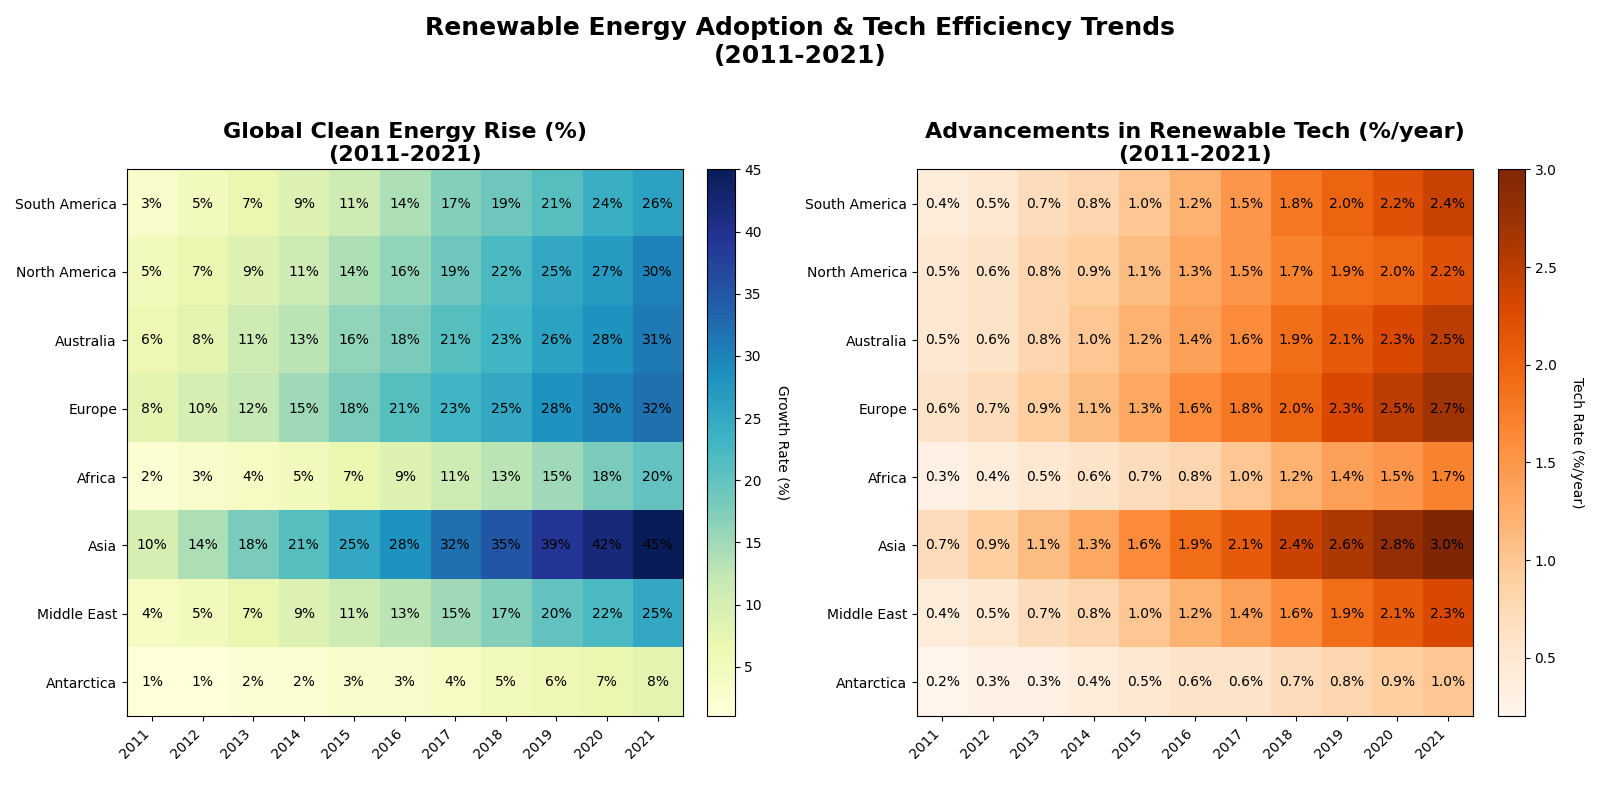

The Python source for this figure:
import numpy as np
import matplotlib.pyplot as plt

# Define years and regions
years = np.arange(2011, 2022)
regions = ["South America", "North America", "Australia", "Europe", "Africa", "Asia", "Middle East", "Antarctica"]

# Adoption rates (%) data
adoption_rates = np.array([
    [3, 5, 7, 9, 11, 14, 17, 19, 21, 24, 26],    # South America
    [5, 7, 9, 11, 14, 16, 19, 22, 25, 27, 30],    # North America
    [6, 8, 11, 13, 16, 18, 21, 23, 26, 28, 31],   # Australia
    [8, 10, 12, 15, 18, 21, 23, 25, 28, 30, 32],  # Europe
    [2, 3, 4, 5, 7, 9, 11, 13, 15, 18, 20],       # Africa
    [10, 14, 18, 21, 25, 28, 32, 35, 39, 42, 45], # Asia
    [4, 5, 7, 9, 11, 13, 15, 17, 20, 22, 25],     # Middle East
    [1, 1, 2, 2, 3, 3, 4, 5, 6, 7, 8]             # Antarctica
])

# Efficiency improvement data (%/year)
efficiency_improvement = np.array([
    [0.4, 0.5, 0.7, 0.8, 1.0, 1.2, 1.5, 1.8, 2.0, 2.2, 2.4],   # South America
    [0.5, 0.6, 0.8, 0.9, 1.1, 1.3, 1.5, 1.7, 1.9, 2.0, 2.2],   # North America
    [0.5, 0.6, 0.8, 1.0, 1.2, 1.4, 1.6, 1.9, 2.1, 2.3, 2.5],   # Australia
    [0.6, 0.7, 0.9, 1.1, 1.3, 1.6, 1.8, 2.0, 2.3, 2.5, 2.7],   # Europe
    [0.3, 0.4, 0.5, 0.6, 0.7, 0.8, 1.0, 1.2, 1.4, 1.5, 1.7],   # Africa
    [0.7, 0.9, 1.1, 1.3, 1.6, 1.9, 2.1, 2.4, 2.6, 2.8, 3.0],   # Asia
    [0.4, 0.5, 0.7, 0.8, 1.0, 1.2, 1.4, 1.6, 1.9, 2.1, 2.3],   # Middle East
    [0.2, 0.3, 0.3, 0.4, 0.5, 0.6, 0.6, 0.7, 0.8, 0.9, 1.0]    # Antarctica
])

fig, axs = plt.subplots(nrows=1, ncols=2, figsize=(16, 8))

# Heatmap for Adoption Rates
im1 = axs[0].imshow(adoption_rates, cmap='YlGnBu', aspect='auto')
axs[0].set_title('Global Clean Energy Rise (%)\n(2011-2021)', fontsize=16, weight='bold')
axs[0].set_xticks(np.arange(len(years)))
axs[0].set_yticks(np.arange(len(regions)))
axs[0].set_xticklabels(years, rotation=45, ha='right')
axs[0].set_yticklabels(regions)
for i in range(len(regions)):
    for j in range(len(years)):
        axs[0].text(j, i, f'{adoption_rates[i, j]}%', ha='center', va='center', color='black')
cbar1 = plt.colorbar(im1, ax=axs[0], fraction=0.046, pad=0.04)
cbar1.set_label('Growth Rate (%)', rotation=270, labelpad=20)

# Heatmap for Efficiency Improvement
im2 = axs[1].imshow(efficiency_improvement, cmap='Oranges', aspect='auto')
axs[1].set_title('Advancements in Renewable Tech (%/year)\n(2011-2021)', fontsize=16, weight='bold')
axs[1].set_xticks(np.arange(len(years)))
axs[1].set_yticks(np.arange(len(regions)))
axs[1].set_xticklabels(years, rotation=45, ha='right')
axs[1].set_yticklabels(regions)
for i in range(len(regions)):
    for j in range(len(years)):
        axs[1].text(j, i, f'{efficiency_improvement[i, j]:.1f}%', ha='center', va='center', color='black')
cbar2 = plt.colorbar(im2, ax=axs[1], fraction=0.046, pad=0.04)
cbar2.set_label('Tech Rate (%/year)', rotation=270, labelpad=20)

plt.suptitle('Renewable Energy Adoption & Tech Efficiency Trends\n(2011-2021)', fontsize=18, weight='bold')
plt.tight_layout(rect=[0, 0.03, 1, 0.95])

plt.show()
